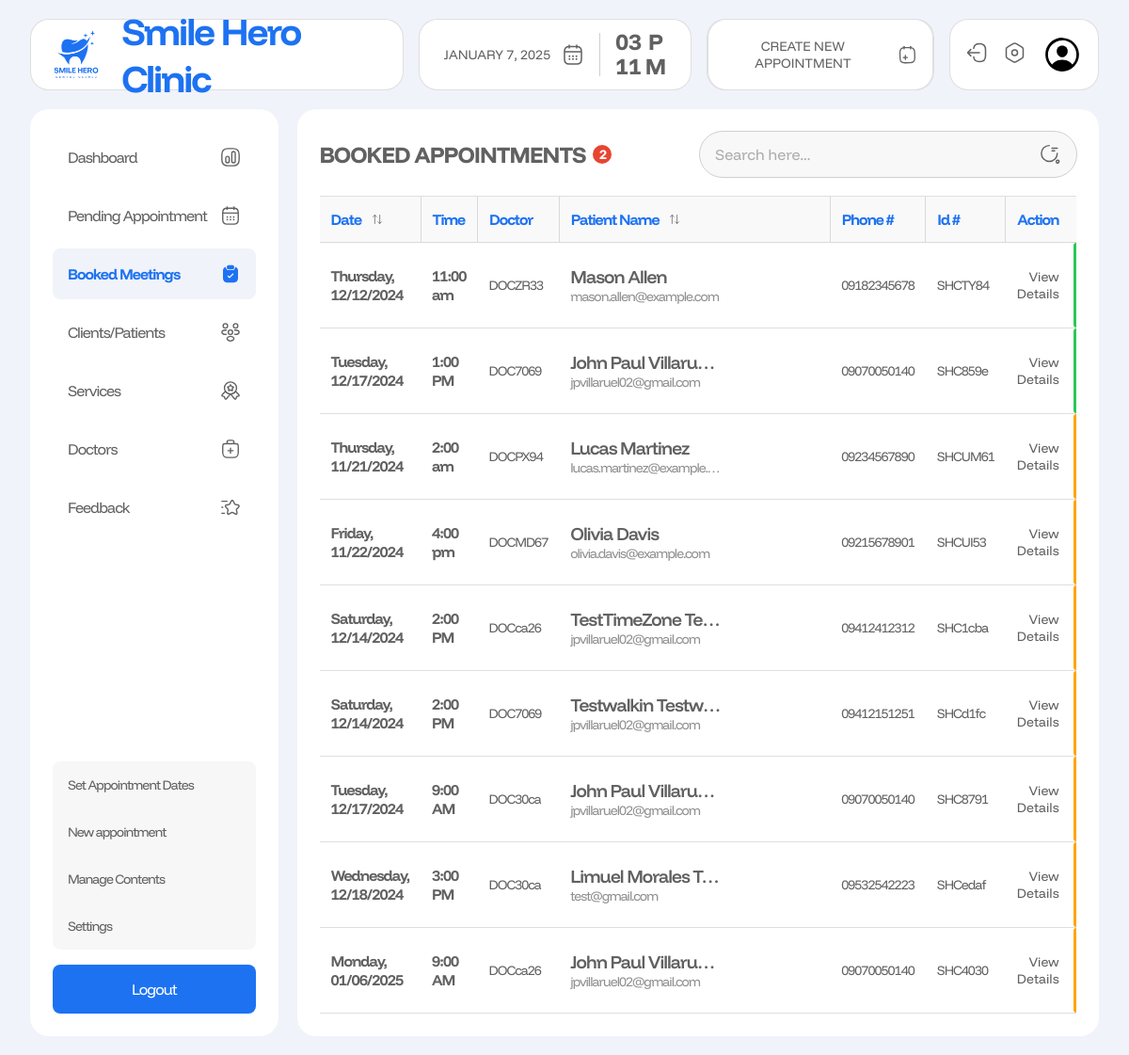
Page /admin/booked.php (signed in) on the committed database.
### tables this page shows
CREATE TABLE `appointments` (
  `user_id` varchar(100) NOT NULL,
  `doctor_id` varchar(100) DEFAULT NULL,
  `appointment_id` varchar(20) NOT NULL,
  `label` varchar(100) NOT NULL,
  `name` varchar(255) NOT NULL,
  `email` varchar(255) NOT NULL,
  `contact` varchar(30) NOT NULL,
  `message` text NOT NULL,
  `date` varchar(30) NOT NULL,
  `time` varchar(30) NOT NULL,
  `service` varchar(100) NOT NULL,
  `location` varchar(100) NOT NULL,
  `status` varchar(50) NOT NULL,
  `created_at` datetime NOT NULL
);

### admin/booked.php (the view, shortened to what this page needs)
<?php
require_once '../includes/dbh.inc.php';
$limit = 10;
$page = isset($_GET['page']) ? (int)$_GET['page'] : 1;
$start = ($page - 1) * $limit;
$totalQuery = "SELECT COUNT(*) AS total FROM appointments WHERE status = 'accepted' OR status = 'completed'";
$totalResult = $conn->query($totalQuery);
$totalRow = $totalResult->fetch_assoc();
$totalRecords = $totalRow['total'];
$query = "SELECT * FROM appointments WHERE status = 'accepted' OR status = 'completed' OR  status = 'canceled' OR status = 'missed' ORDER BY status, date, time ASC LIMIT $start, $limit";
$result = $conn->query($query);
$users = [];
if ($result->num_rows > 0) {
  while ($row = $result->fetch_assoc()) {
    $users[] = $row;
  }
}
?>
<!DOCTYPE html>
<html lang="en">
<head>
  <link rel="stylesheet" href="../src/dist/styles.css" />
</head>
<body class="admin__page">
  <main class="admin__main">
    <?php include("includes/nav.php"); ?>
     <section class="admin__content">
      <?php include("includes/side_nav.php"); ?>
      <div class="booked__container">
        <div class="booked-appointments__table">
          <div class="table-heading__container">
            <h1 class="table-heading">booked appointments <span class="table-item-count"><?php echo $totalRecords ?></span></h1>
            <?php include("includes/search.php"); ?>
          </div>
          <table>
            <thead>
              <tr>
                <th>
                  date
                  <div class="dropdown-container">
                    <button class="filter-btn">
                    </button>
                  </div>
                </th>
                <th>
                  time
                </th>
                <th>doctor</th>
                <th>
                  patient name
                  <div class="dropdown-container">
                    <button class="filter-btn">
                    </button>
                  </div>
                </th>
                <th>phone #</th>
                <th>id #</th>
                <th>action</th>
              </tr>
            </thead>
            <tbody id="items">
              <?php foreach ($users as $user){?>
              <tr class="item-row appointment-row"
                data-date="<?php echo date('Y-m-d', strtotime($user['date'])); ?>">
                <td class="patient-cell date" data-date="<?php echo $user['date'] ?>">
                  <?php echo date('l, m/d/Y', strtotime($user['date'])); ?>
                </td>
                <td class="patient-cell time">
                  <?php echo $user['time']; ?>
                </td>
                <td class="patient-cell doctor">
                  <?php echo $user['doctor_id']; ?>
                </td>
                <td class="patient-cell name-email" data-label="<?php echo $user['label'] ?>">
                  <p class="patient-name" title="<?php echo $user['name']; ?>">
                    <?php echo $user['name']; ?>
                  </p>
                  <p class="patient-email" title="<?php echo $user['email']; ?>">
                    <?php echo $user['email']; ?>
                  </p>
                </td>
                <td class="patient-cell phone">
                  <?php echo $user['contact']; ?>
                </td>
                <td class="patient-cell apt-id">
                  <?php echo $user['appointment_id']; ?>
                </td>
                <?php
                $bgColor = '';
                  switch ($user['status']) {
                    case 'missed':
                      $bgColor = 'orange';
                      break;
                    case 'completed':
                      $bgColor = '#2bc757';
                      break;
                  }
                ?>
                <td class="patient-cell action" data-status="<?php echo $user['status']; ?>">
                  <button type="button">
                    <a href="appointment-details.php?aptId=<?php echo $user['appointment_id'] ?>">
                      View Details
                    </a>
                  </button>
                  <div class="identifier" style=" background-color:<?php echo $bgColor ?>; "></div>
                </td>
              </tr>
              <?php } ?>
            </tbody>
          </table>
        </div>
      </div>
    </section>
  </main>
</body>
</html>

### admin/includes/nav.php (shortened to what this page needs)
<nav class="navbar" style="z-index: 1">
  <div class="navbar__brand">
    <img src="../assets/logos/logo-with-name-blue.png" alt="" style="width: 4rem; height: 4rem;">
    <h1 class="navbar__title">Smile Hero Clinic</h1>
  </div>
  <div class="navbar__datetime">
    <div class="navbar__date">
      <p class="currentDate">September 16, 2024</p>
    </div>
    <div class="navbar__time">
      <div id="timeEl" class="navbar__time-numbers">
        <p>02</p>
        <p>59</p>
      </div>
      <div class="navbar__ampm">
        <p class="navbar__ampm--first">p</p>
        <p class="navbar__ampm--second">m</p>
      </div>
    </div>
  </div>
  <button class="btn btn--primary">
    <a href="./new-appointment.php">
      Create New Appointment
     </a>
  </button>
  <div class="navbar__actions">
    <button class="btn btn--icon">
      <a href="../includes/logout.php">
      </a>
    </button>
    <button class="btn btn--icon">
      <a href="settings.php">
      </a>
    </button>
    <div class="profile">
    </div>
  </div>
</nav>

### admin/includes/side_nav.php
<?php $current_page = basename($_SERVER['PHP_SELF']); ?>
<aside class="admin-sidenav">
  <ul>
    <li <?php echo ($current_page == 'dashboard.php') ? 'class="active__link"' : ''; ?>>
      <a href="../admin/dashboard.php">
        <img
          src="../assets/admin_assets/icons/dashboard/<?php echo ($current_page == 'dashboard.php') ? 'active/dashboard.svg' : 'default/dashboard.svg'; ?>"
          alt="" style="width: 1.375rem; height: 1.375rem" />Dashboard</a>
    </li>
    <li <?php echo ($current_page == 'appointments.php') ? 'class="active__link"' : ''; ?>>
      <a href="../admin/appointments.php">
        <img
          src="../assets/admin_assets/icons/dashboard/<?php echo ($current_page == 'appointments.php') ? 'active/pending-appointment.svg' : 'default/pending-appointment.svg'; ?>"
          alt="" style="width: 1.375rem; height: 1.375rem" />Pending Appointment</a>
    </li>
    <li <?php echo ($current_page == 'booked.php' || $current_page == 'appointment-details.php') ? 'class="active__link"' : ''; ?>>
      <a href="../admin/booked.php">
        <img
          src="../assets/admin_assets/icons/dashboard/<?php echo ($current_page == 'booked.php' || $current_page == 'appointment-details.php') ? 'active/booked-appointments.svg' : 'default/booked-appointments.svg'; ?>"
          alt="" style="width: 1.375rem; height: 1.375rem" />Booked Meetings</a>
    </li>
    <li <?php echo ($current_page == 'patients.php') ? 'class="active__link"' : ''; ?>>
      <a href="../admin/patients.php">
        <img
          src="../assets/admin_assets/icons/dashboard/<?php echo ($current_page == 'patients.php') ? 'active/patients.svg' : 'default/patients.svg'; ?>"
          alt="" style="width: 1.375rem; height: 1.375rem" />Clients/Patients</a>
    </li>
    <li <?php echo ($current_page == 'services.php' || $current_page == 'update-service.php'  || $current_page == 'add-services.php') ? 'class="active__link"' : ''; ?>>
      <a href="../admin/services.php">
        <img
          src="../assets/admin_assets/icons/dashboard/<?php echo ($current_page == 'services.php' || $current_page == 'update-service.php'  || $current_page == 'add-services.php') ? 'active/services.svg' : 'default/services.svg'; ?>"
          alt="" style="width: 1.375rem; height: 1.375rem" />Services</a>
    </li>
    <li <?php echo ($current_page == 'doctors.php') ? 'class="active__link"' : ''; ?>>
      <a href="../admin/doctors.php">
        <img
          src="../assets/admin_assets/icons/dashboard/<?php echo ($current_page == 'doctors.php') ? 'active/doctors.svg' : 'default/doctors.svg'; ?>"
          alt="" style="width: 1.375rem; height: 1.375rem" />Doctors</a>
    </li>
    <li <?php echo ($current_page == 'feedback.php') ? 'class="active__link"' : ''; ?>>
      <a href="../admin/feedback.php">
        <img
          src="../assets/admin_assets/icons/dashboard/<?php echo ($current_page == 'feedback.php') ? 'active/feedback.svg' : 'default/feedback.svg'; ?>"
          alt="" style="width: 1.375rem; height: 1.375rem" />Feedback</a>
    </li>
  </ul>
  <div class="bottom-links">
    <ul>
      <li <?php echo ($current_page == 'set-dates.php') ? 'class="active__link"' : ''; ?>>
        <a href="../admin/set-dates.php">
          Set Appointment Dates
        </a>
      </li>
      <li <?php echo ($current_page == 'new-appointment.php') ? 'class="active__link"' : ''; ?>>
        <a href="../admin/new-appointment.php">
          New appointment
        </a>
      </li>
      <li <?php echo ($current_page == 'manage-contents.php') ? 'class="active__link"' : ''; ?>>
        <a href="../admin/manage-contents.php">
          Manage Contents
        </a>
      </li>
      <li <?php echo ($current_page == 'settings.php') ? 'class="active__link"' : ''; ?>>
        <a href="../admin/settings.php">
          Settings
        </a>
      </li>
    </ul>
    <button id="logout_button">
      <a href="../includes/logout.php">Logout</a>
    </button>
  </div>
</aside>

### admin/includes/search.php (shortened to what this page needs)
<div class="search__container">
  <input type="text" id="searchInput" placeholder="Search here...">
</div>

### admin/booked.php (style rules this page uses)
.appointment-row { position: relative; }
.identifier { position: absolute; width: 3px; height: 100%; top: 0; right: 0; border-radius: 5px 0 0 5px; }

### rows in the picture
appointments: date "Thursday, 12/12/2024", time "11:00 am", doctor "DOCZR33", name "Mason Allen", email "mason.allen@example.com", contact "09182345678", appointment_id "SHCTY84"
appointments: date "Tuesday, 12/17/2024", time "1:00 PM", doctor "DOC7069", name "John Paul Villaru…", email "jpvillaruel02@gmail.com", contact "09070050140", appointment_id "SHC859e"
appointments: date "Thursday, 11/21/2024", time "2:00 am", doctor "DOCPX94", name "Lucas Martinez", email "lucas.martinez@example.…", contact "09234567890", appointment_id "SHCUM61"
appointments: date "Friday, 11/22/2024", time "4:00 pm", doctor "DOCMD67", name "Olivia Davis", email "olivia.davis@example.com", contact "09215678901", appointment_id "SHCUI53"
appointments: date "Saturday, 12/14/2024", time "2:00 PM", doctor "DOCca26", name "TestTimeZone Te…", email "jpvillaruel02@gmail.com", contact "09412412312", appointment_id "SHC1cba"
appointments: date "Saturday, 12/14/2024", time "2:00 PM", doctor "DOC7069", name "Testwalkin Testw…", email "jpvillaruel02@gmail.com", contact "09412151251", appointment_id "SHCd1fc"
appointments: date "Tuesday, 12/17/2024", time "9:00 AM", doctor "DOC30ca", name "John Paul Villaru…", email "jpvillaruel02@gmail.com", contact "09070050140", appointment_id "SHC8791"
appointments: date "Wednesday, 12/18/2024", time "3:00 PM", doctor "DOC30ca", name "Limuel Morales T…", email "test@gmail.com", contact "09532542223", appointment_id "SHCedaf"
appointments: date "Monday, 01/06/2025", time "9:00 AM", doctor "DOCca26", name "John Paul Villaru…", email "jpvillaruel02@gmail.com", contact "09070050140", appointment_id "SHC4030"

### other values in the picture
$totalRecords "2"
